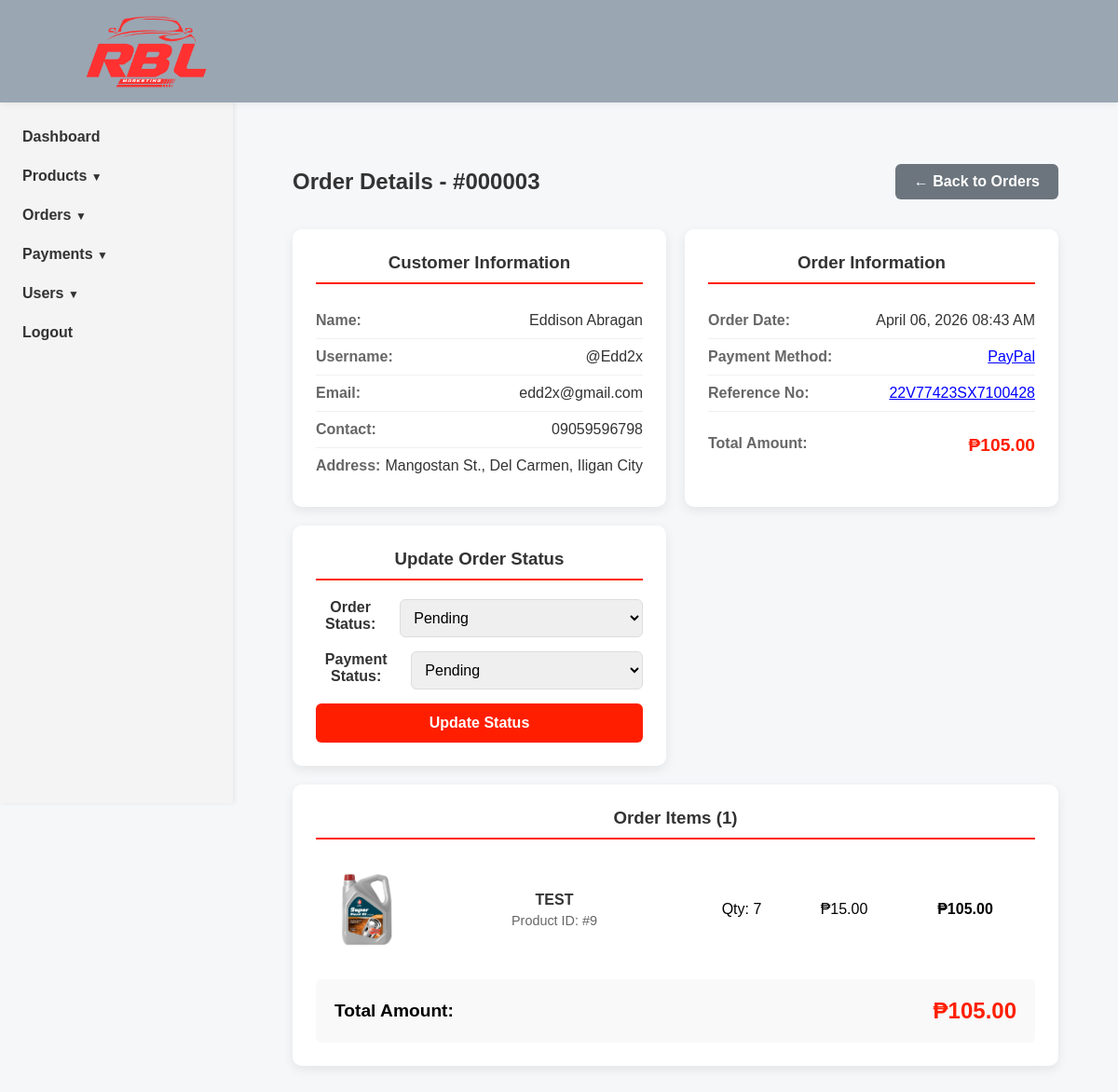
The app's page /dashboard/orders/3/ (signed in), older data.
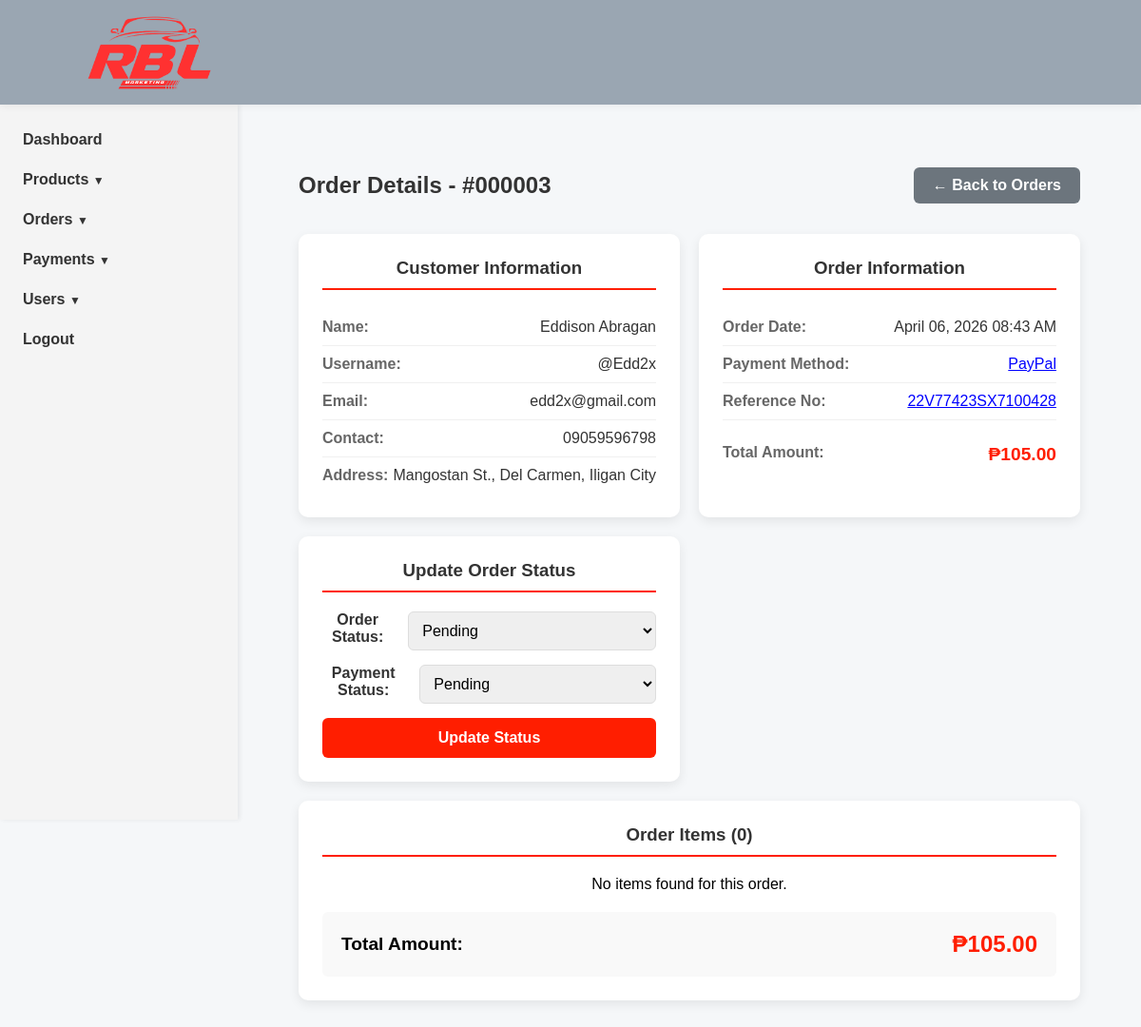
The same page, newer data.
### orders/models.py (models this page shows, shortened)
class OrderItem(models.Model):
    order = models.ForeignKey(Order, related_name='items', on_delete=models.CASCADE)
    product = models.ForeignKey(Product, on_delete=models.CASCADE)
    price = models.DecimalField(max_digits=10, decimal_places=2)
    quantity = models.PositiveIntegerField()

### catalog/models.py (models this page shows, shortened)
class Product(models.Model):
    product_name = models.CharField(max_length=200)
    description = models.TextField()
    price = models.DecimalField(max_digits=10, decimal_places=2, default=0.00)
    status = models.CharField(max_length=50, default='Available') # e.g., Available, Out of Stock
    quantity = models.IntegerField(default=0)
    image_path = models.ImageField(upload_to='products/',blank=True, null=True)
    created_at = models.DateTimeField(auto_now_add=True)
    category = models.ForeignKey(Category, on_delete=models.CASCADE)
    brand = models.ForeignKey(Brand, on_delete=models.CASCADE)

### store_dashboard/views.py (the view, shortened to what this page needs)
# urls.py: path('orders/<int:order_id>/', views.dashboard_order_summary, name='dashboard_order_summary'),
@staff_member_required
def dashboard_order_summary(request, order_id):
    order = get_object_or_404(Order, id=order_id)
    context = {
        'order': order,
        'order_items': order.items.all()
    }
    return render(request, 'store_dashboard/dashboard_order_summary.html', context)

### catalog/context_processors.py (called while the page is built)
def global_nav_data(request):
    return {
        'nav_categories': Category.objects.all(),
        'nav_brands': Brand.objects.all(),
    }

### store_dashboard/templates/store_dashboard/dashboard_order_summary.html (shortened to what the changed rows need)
{% extends 'store_dashboard/base_admin.html' %}
{% load static %}
{% block content %}
<main>
    <div class="order-summary-container">
        <div class="summary-header">
            <h2>Order Details - #{{ order.id|stringformat:"06d" }}</h2>
        </div>
        <div class="summary-card items-card">
            <h3>Order Items ({{ order_items|length }})</h3>
            <div class="items-list">
                {% for item in order_items %}
                <div class="item-row">
                    <div class="item-image">
                        {% if item.product.image_path %}
                            <img src="{{ item.product.image_path.url }}" alt="Product Image">
                        {% else %}
                            <img src="{% static 'images/placeholder.jpg' %}" alt="No Image">
                        {% endif %}
                    </div>
                    <div class="item-details">
                        <h4>{{ item.product.product_name }}</h4>
                        <p>Product ID: #{{ item.product.id }}</p>
                    </div>
                    <div class="item-quantity">
                        <p>Qty: {{ item.quantity }}</p>
                    </div>
                    <div class="item-price">
                        <p>₱{{ item.price|floatformat:2 }}</p>
                    </div>
                    <div class="item-total">
                        <p><strong>₱{% widthratio item.price 1 item.quantity %}.00</strong></p>
                    </div>
                </div>
                {% empty %}
                <p>No items found for this order.</p>
                {% endfor %}
            </div>
            <div class="order-total" style="text-align: right; margin-top: 15px; font-size: 1.2rem;">
                <span>Total Amount:</span>
                <span class="total-value" style="font-weight: bold; color: #ff1e00;">₱{{ order.total_price|floatformat:2 }}</span>
            </div>
        </div>
    </div>
</main>
{% endblock %}

Row changes from the older to the newer data that the page shows:
removed OrderItem: product.image_path (picture), product.product_name "TEST", product.id "9", quantity "7", price "15.00", price+quantity "105"
Text that changed along with them:
{{ order_items|length }}: "1" → "0"
text now shown: "No items found for this order."
